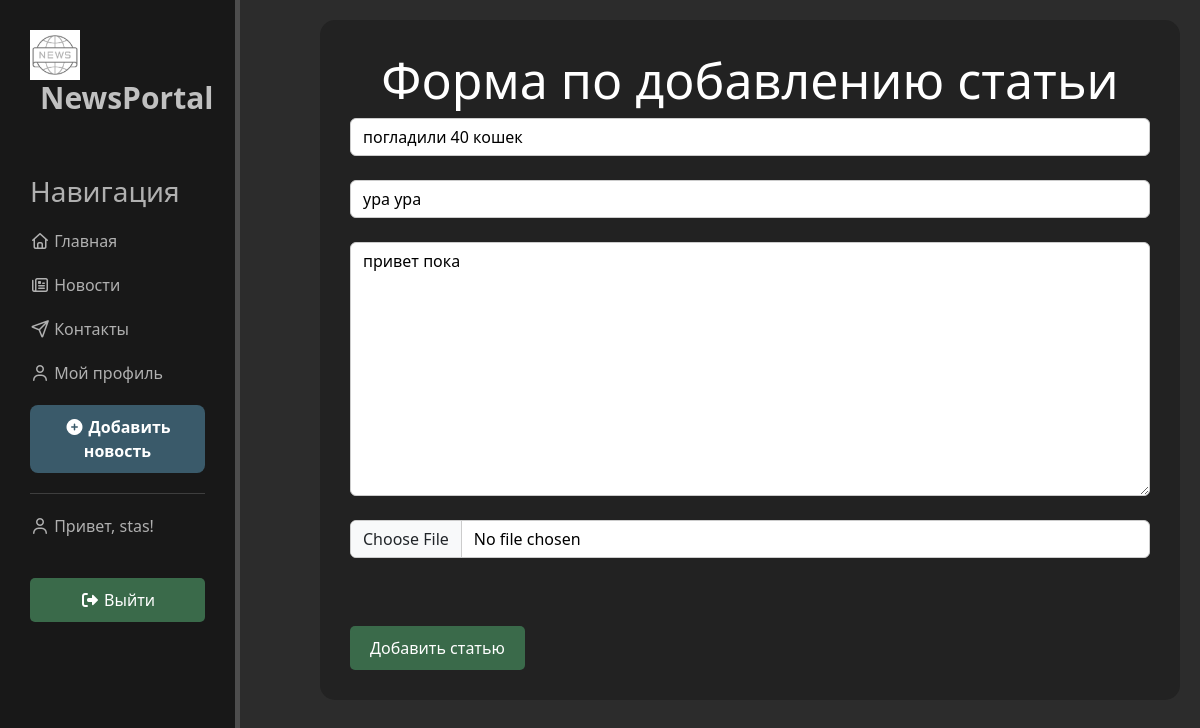
/news/2/update (signed in), run on the app's committed database.
### news/models.py (models this page shows, shortened)
class Artiles(models.Model):
    title = models.CharField('Название', max_length=50, default='')
    anons = models.CharField('Анонс', max_length=250, default='')
    full_text = models.TextField('Текст новости', default='')
    date = models.DateTimeField('Дата публикации', auto_now_add=True)
    author = models.ForeignKey(User, on_delete=models.CASCADE, verbose_name='Автор', null=True, blank=True)
    image = models.ImageField('Изображение', upload_to='main/image/', blank=True, null=True)
    likes = models.ManyToManyField(User, related_name='liked_articles', blank=True)
    dislikes = models.ManyToManyField(User, related_name='disliked_articles', blank=True)
    class Meta:
        verbose_name = 'Новость'
        verbose_name_plural = 'Новости'
        ordering = ['-date']

### news/views.py (the view, shortened to what this page needs)
# urls.py: path('<int:pk>/update', views.NewsUpdateView.as_view(),  name='news-update'),
class NewsUpdateView(LoginRequiredMixin, UpdateView):
    model = Artiles
    template_name = 'news/create.html'
    form_class = ArtilesForm
    success_url = reverse_lazy('news_home')

### news/forms.py
class ArtilesForm(ModelForm):
    class Meta:
        model = Artiles
        fields = ['title', 'anons', 'full_text', 'image']
        widgets = {
            "title": TextInput(attrs={
                'class': 'form-control',
                'placeholder': 'Название статьи'
            }),
            "anons": TextInput(attrs={
                'class': 'form-control',
                'placeholder': 'Анонс статьи'
            }),
            "full_text": Textarea(attrs={
                'class': 'form-control',
                'placeholder': 'Текст статьи'
            }),
            "image": ClearableFileInput(attrs={
                'class': 'form-control',
                'accept': 'image/*'  # разрешаем только изображения
            })
        }

### news/templates/news/create.html (shortened to what this page needs)
{% extends 'main/layout.html' %}
{% block content %}
<div class="features">
    <h1>Форма по добавлению статьи</h1>
    <form method="post" enctype="multipart/form-data">
        {{ form.title }}<br>
        {{ form.anons }}<br>
        {{ form.full_text }}<br>
        {{ form.image }}<br>
        <br>
        <button class="btn btn-success" type="submit">Добавить статью</button>
    </form>
</div>
{% endblock %}

### main/templates/main/layout.html (shortened to what this page needs)
{% load static %}
<!DOCTYPE html>
<html lang="ru">
<head>
    <link rel="stylesheet" href="https://cdn.jsdelivr.net/npm/bootstrap@5.3.3/dist/css/bootstrap.min.css">
    <link rel="stylesheet" href="{% static 'main/css/main.css' %}">
    <link rel="stylesheet" href="https://use.fontawesome.com/releases/v7.2.0/css/all.css">
</head>
<body>
    <aside>
        <img src="{% static 'main/image/logo.webp' %}" alt="лого">
        <span class="logo">NewsPortal</span>
        <h3>Навигация</h3>
        <ul>
            <a href="{% url 'home' %}"><li><i class="fa-regular fa-house"></i> Главная</li></a>
            <a href="{% url 'news_home' %}"><li><i class="fa-regular fa-newspaper"></i> Новости</li></a>
            <a href="{% url 'contacts' %}"><li><i class="fa-regular fa-paper-plane"></i> Контакты</li></a>
            {% if user.is_authenticated %}
                <a href="{% url 'profile' %}"><li><i class="fa-regular fa-user"></i> Мой профиль</li></a>
                <a href="{% url 'create' %}"><li><button class="btn btn-info"><i class="fa-solid fa-circle-plus"></i> Добавить новость</button></li></a>
                <li><hr></li>
                <li><i class="fa-regular fa-user"></i> Привет, {{ user.username }}!</li>
                <form method="post" action="{% url 'logout' %}" style="display: inline;">
                <li><button type="submit" class="btn btn-outline-danger" style="width: 100%;"><i class="fa-solid fa-sign-out-alt"></i> Выйти</button></li>
                </form>
            {% endif %}
        </ul>
    </aside>
    <main>
        {% block content %}
        {% endblock %}
    </main>
</body>
</html>

### main/static/main/css/main.css (style rules this page uses)
body { background: #2c2c2c; margin: 0; padding: 0; }
aside { float: left; background: #181818; width: 20%; padding: 2.5%; height: 100vh; color: #e0e0e0; border-right: 5px solid #4d4d4d; position: fixed; top: 0; left: 0; overflow-y: auto; }
aside img { width: 50px; float: left; }
aside .logo { font-size: 30px; margin-left: 10px; font-weight: bold; position: relative; top: -5px; color: #c0c0c0; }
aside h3 { margin-top: 50px; font-size: 28px; color: #b0b0b0; }
aside ul { list-style: none; padding: 0; }
aside ul li { color: #b0b0b0; display: block; margin-top: 20px; transition: transform .3s ease; }
main { margin-left: 25%; padding: 20px; min-height: 100vh; }
main .features { color: #e0e0e0; text-align: center; background: #222222; padding: 30px; border-radius: 15px; }
main .features h1 { font-size: 50px; color: #ffffff; margin-top: 0; }
.btn-edit, .btn-delete, .btn-back, .btn-warning, .btn-info, .btn-secondary { padding: 10px 20px; border-radius: 8px; text-decoration: none; font-weight: bold; transition: 0.3s; border: none; cursor: pointer; display: inline-block; }
.btn-info { background: #3a5a6a; color: white; }
form { width: 500px; margin: 0 auto; text-align: left; }
.features form { width: 100%; margin: 0; }
form input, form textarea, form select { color: black !important; background: white !important; border: 1px solid #cccccc !important; padding: 8px; border-radius: 4px; width: 100%; box-sizing: border-box; }
form input::placeholder, form textarea::placeholder { color: #999999 !important; }
button[type="submit"] { margin-top: 20px; background: #3a6a4a; color: white; padding: 10px 20px; border: none; border-radius: 5px; cursor: pointer; }
img { border: none !important; outline: none !important; box-shadow: none !important; }

### main/templates/main/layout.html (style rules this page uses)
a { text-decoration: none; }

### data on the page
Artiles: title "погладили 40 кошек", anons "ура ура", full_text "привет пока"

### other printed values
{{ user.username }} "stas"
